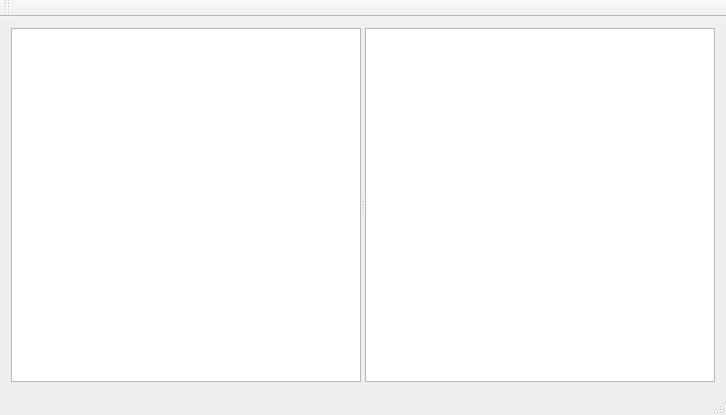
<?xml version="1.0" encoding="UTF-8"?>
<ui version="4.0">
 <class>MainWindow</class>
 <widget class="QMainWindow" name="MainWindow">
  <property name="geometry">
   <rect>
    <x>0</x>
    <y>0</y>
    <width>726</width>
    <height>415</height>
   </rect>
  </property>
  <property name="windowTitle">
   <string>Clustering Visualization</string>
  </property>
  <widget class="QWidget" name="centralWidget">
   <layout class="QHBoxLayout" name="horizontalLayout">
    <item>
     <widget class="QSplitter" name="splitter">
      <property name="orientation">
       <enum>Qt::Horizontal</enum>
      </property>
      <widget class="QListView" name="listView"/>
      <widget class="QGraphicsView" name="graphicsView"/>
     </widget>
    </item>
   </layout>
  </widget>
  <widget class="QMenuBar" name="menuBar">
   <property name="geometry">
    <rect>
     <x>0</x>
     <y>0</y>
     <width>726</width>
     <height>22</height>
    </rect>
   </property>
  </widget>
  <widget class="QToolBar" name="mainToolBar">
   <attribute name="toolBarArea">
    <enum>TopToolBarArea</enum>
   </attribute>
   <attribute name="toolBarBreak">
    <bool>false</bool>
   </attribute>
  </widget>
  <widget class="QStatusBar" name="statusBar"/>
 </widget>
 <layoutdefault spacing="6" margin="11"/>
 <resources/>
 <connections/>
</ui>
